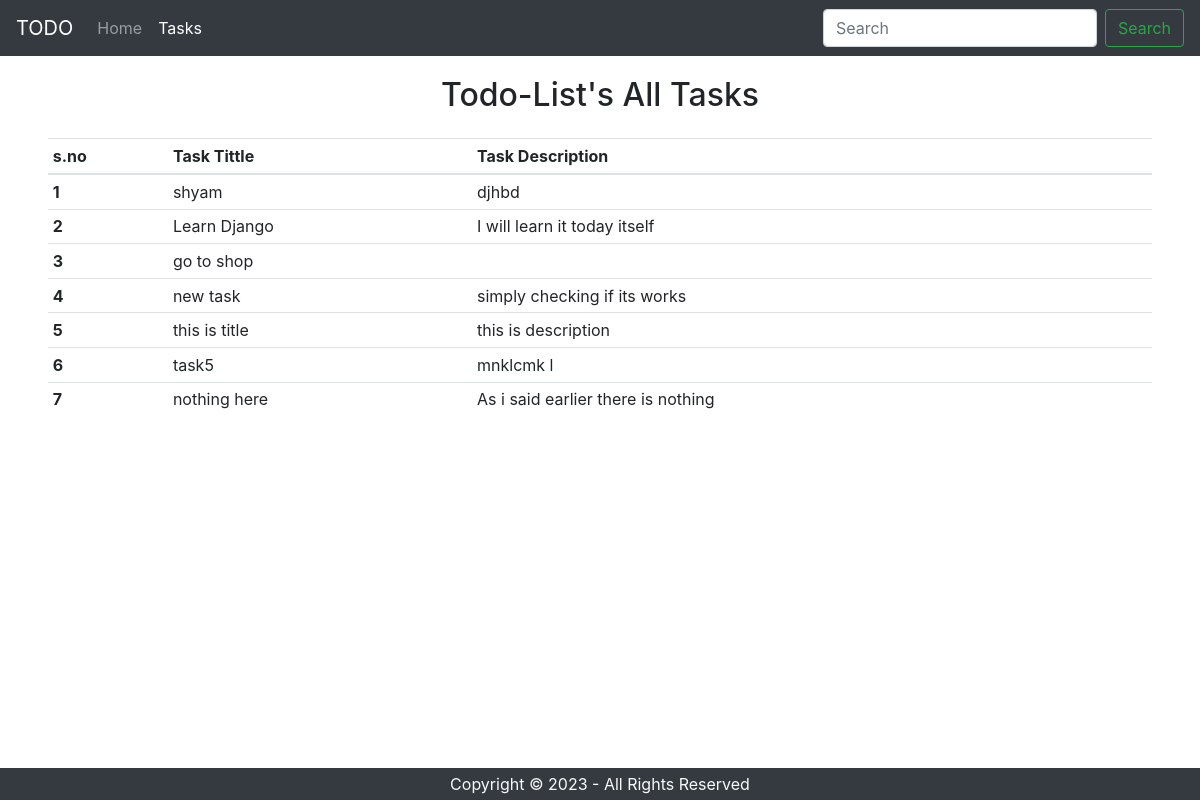
The page /tasks on the database its author committed.
### home/models.py (models this page shows, shortened)
class Task(models.Model):
  tasktitle = models.CharField(max_length=30)
  taskdescription = models.TextField()
  time =models.DateTimeField(auto_now_add=True)

### home/views.py (the view)
# urls.py: path('tasks', views.tasks, name='tasks'),
def tasks(request):
    allTasks = Task.objects.all()
    context ={'tasks':allTasks}
    return render(request, 'tasks.html', context)

### templates/tasks.html (shortened to what this page needs)
<!doctype html>
<html lang="en">
  <head>
    <link rel="stylesheet" href="https://cdn.jsdelivr.net/npm/bootstrap@4.0.0/dist/css/bootstrap.min.css">
  </head>
  <body>
    <nav class="navbar navbar-expand-lg navbar-dark bg-dark">
        <a class="navbar-brand" href="#">TODO</a>
        <div class="collapse navbar-collapse" id="navbarSupportedContent">
          <ul class="navbar-nav mr-auto">
            <li class="nav-item">
              <a class="nav-link" href="/">Home <span class="sr-only">(current)</span></a>
            </li>
            <li class="nav-item active">
              <a class="nav-link" href="/tasks">Tasks</a>
            </li>
          </ul>
          <form class="form-inline my-2 my-lg-0">
            <input class="form-control mr-sm-2" type="search" placeholder="Search" aria-label="Search">
            <button class="btn btn-outline-success my-2 my-sm-0" type="submit">Search</button>
          </form>
        </div>
      </nav>
     <div class="conatainer mx-5 my-1">
        <h2 class="text-center py-3">Todo-List's All Tasks </h2>
        <table class="table table-sm">
            <thead>
              <tr>
                <th scope="col">s.no</th>
                <th scope="col">Task Tittle</th>
                <th scope="col">Task Description</th>
              </tr>
            </thead>
            <tbody>
            {% for task in tasks %}
            <tr>
              <th scope="row">{{forloop.counter}}</th> {% comment %} forloop.counter gives the iteration no of the  items {% endcomment %}
              <td>{{task.tasktitle}}</td>
              <td>{{task.taskdescription}}</td>
            </tr>
            {% endfor %}
            </tbody>
          </table>
     </div>
     <footer>
     <p class="text-center bg-dark text-light fixed-bottom my-0 py-1">Copyright &copy; 2023 - All Rights Reserved</p>
     </footer>
  </body>
</html>

### rows shown on the page
Task: tasktitle "shyam", taskdescription "djhbd"
Task: tasktitle "Learn Django", taskdescription "I will learn it today itself"
Task: tasktitle "go to shop"
Task: tasktitle "new task", taskdescription "simply checking if its works"
Task: tasktitle "this is title", taskdescription "this is description"
Task: tasktitle "task5", taskdescription "mnklcmk l"
Task: tasktitle "nothing here", taskdescription "As i said earlier there is nothing"
